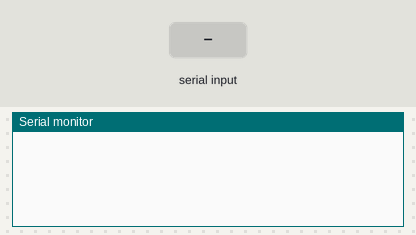
This sketch was run on a simulated ATtiny85, built with avr-gcc and run on an emulated ATtiny85. Parts: the last lines printed to the serial monitor. The inputs (shaded band) are chosen by the test bench.

Above: at 1.2 s.
1.3 s: "a" received over Serial
At 2.4 s:
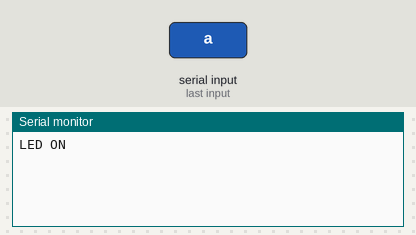
2.8 s: "b" received over Serial
At 3.6 s:
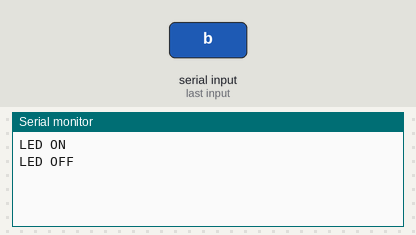

Measured:
- after the input at 1.3 s, the serial monitor: prints a new line at once (image 1)
- after the input at 2.8 s, the serial monitor: prints a new line at once (image 2)

The sketch:

win_form.ino
```cpp
void setup() {
  // put your setup code here, to run once:
  pinMode(13, OUTPUT);
  Serial.begin(9600);
}

void loop() {
  // put your main code here, to run repeatedly:

  if (Serial.available())
  {
    char c = Serial.read();

    if (c == 'a')
    {
      Serial.println("LED ON");
      digitalWrite(13, HIGH);
    }
    else if (c == 'b')
    {
      Serial.println("LED OFF");
      digitalWrite(13, LOW);
    }
  }
}
```
